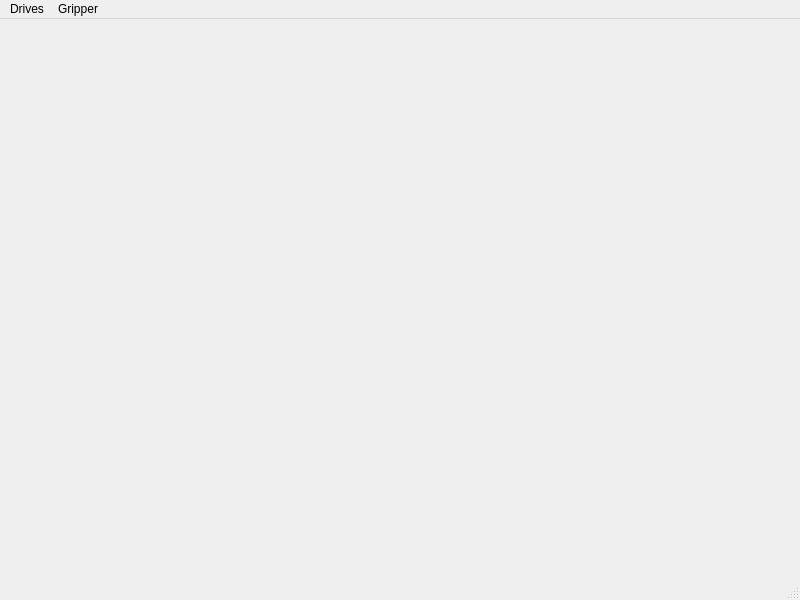
<?xml version="1.0" encoding="UTF-8"?>
<ui version="4.0">
 <class>MainWindow</class>
 <widget class="QMainWindow" name="MainWindow">
  <property name="geometry">
   <rect>
    <x>0</x>
    <y>0</y>
    <width>800</width>
    <height>600</height>
   </rect>
  </property>
  <property name="windowTitle">
   <string>HUD</string>
  </property>
  <widget class="QWidget" name="centralwidget">
   <layout class="QHBoxLayout" name="horizontalLayout">
    <item>
     <widget class="WidgetHud" name="widget" native="true"/>
    </item>
   </layout>
  </widget>
  <widget class="QMenuBar" name="menubar">
   <property name="geometry">
    <rect>
     <x>0</x>
     <y>0</y>
     <width>800</width>
     <height>26</height>
    </rect>
   </property>
   <widget class="QMenu" name="menuDrives">
    <property name="title">
     <string>Drives</string>
    </property>
    <addaction name="actionReference_Mode"/>
    <addaction name="actionReset_Drives"/>
   </widget>
   <widget class="QMenu" name="menuGripper">
    <property name="title">
     <string>Gripper</string>
    </property>
    <addaction name="actionSpread"/>
   </widget>
   <addaction name="menuDrives"/>
   <addaction name="menuGripper"/>
  </widget>
  <widget class="QStatusBar" name="statusbar"/>
  <action name="actionReference_Mode">
   <property name="text">
    <string>Reference Mode</string>
   </property>
  </action>
  <action name="actionSpread">
   <property name="text">
    <string>Spread</string>
   </property>
  </action>
  <action name="actionReset_Drives">
   <property name="text">
    <string>Reset Drives</string>
   </property>
  </action>
 </widget>
 <customwidgets>
  <customwidget>
   <class>WidgetHud</class>
   <extends>QWidget</extends>
   <header>WidgetHud.h</header>
   <container>1</container>
  </customwidget>
 </customwidgets>
 <resources/>
 <connections/>
</ui>
